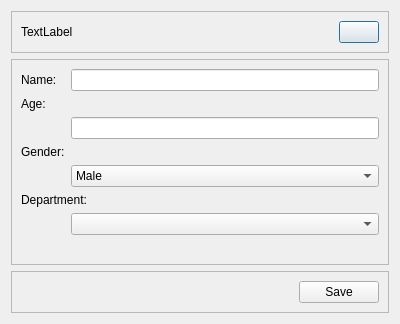
<?xml version="1.0" encoding="UTF-8"?>
<ui version="4.0">
 <class>Doctor</class>
 <widget class="QDialog" name="Doctor">
  <property name="geometry">
   <rect>
    <x>0</x>
    <y>0</y>
    <width>400</width>
    <height>324</height>
   </rect>
  </property>
  <property name="windowTitle">
   <string>Dialog</string>
  </property>
  <property name="styleSheet">
   <string notr="true">QMainWindow, QWidget#centralwidget, QDialog#Doctor {
    background-color: #0D1117;
}

/* --- Frame --- */
QWidget#frame
{
    background-color: transparent;
}
/* --- Sidebar --- */
QWidget#sidebar {
    background-color: #161B22;
    border-radius: 10px;
}
QWidget#sidebar QPushButton {
    background-color: transparent;
    border: none;
    color: #E6EDF3;
    padding: 10px;
    padding-left: 15px;
    border-radius: 5px;
    text-align: left;
}
QWidget#sidebar QPushButton:hover {
    background-color: #21262D;
}
QWidget#sidebar QPushButton:pressed,
QWidget#sidebar QPushButton:checked {
    background-color: #00F6FF;
    color: #0D1117;
}

/* --- Topbar --- */
QFrame#topbar {
    background-color: #161B22;
    border-radius: 8px;
}
QFrame#topbar QPushButton {
    background-color: transparent;
    border: none;
    border-radius: 4px;
    padding: 5px;
    text-align: center;
}
QFrame#topbar QPushButton:hover {
    background-color: #21262D;
}
QFrame#topbar QPushButton#closeButton:hover {
    background-color: #E81123;
}

/*--- bottomBarFrame --*/
QFrame#bottomBarFrame {
    background-color: #161B22;
    border-radius: 8px;
}
/* --- Main Content Area --- */
QFrame#content, QStackedWidget &gt; QWidget {
    background-color: #0D1117;
    border: none;
}

/* General Page Titles */
QLabel#pageTitle {
    color: #E6EDF3;
    font-size: 14pt;
    font-weight: bold;
}

/* --- Form Specific --- */
QFrame#formFrame {
    background-color: #161B22;
    border-radius: 8px;
}

#formFrame QLabel {
 color: #E6EDF3;
 font-size: 11pt;
 padding-bottom: 5px;
}

/* --- Table View --- */
QTableView {
    background-color: #161B22;
    border: 1px solid #21262D;
    border-radius: 8px;
    gridline-color: #21262D;
    color: #E6EDF3;
}
QTableView::item {
    padding: 5px;
    border-bottom: 1px solid #21262D;
}
QTableView::item:selected {
    background-color: #00F6FF;
    color: #0D1117;
}
QHeaderView::section {
    background-color: #0D1117;
    color: #E6EDF3;
    padding: 5px;
    border: 1px solid #21262D;
    font-weight: bold;
}

/* --- Line Edit &amp; ComboBox --- */
QLineEdit, QComboBox {
    background-color: #0D1117;
    border: 1px solid #21262D;
    border-radius: 5px;
    padding: 8px 10px;
    color: #E6EDF3;
    font-size: 10pt;
}
QLineEdit:focus, QComboBox:focus {
    border-color: #00F6FF;
}
QComboBox::drop-down {
    border: none;
}
QComboBox::down-arrow {
    image: url(:/img/chevron-down.svg); /* Ensure you have this icon */
    width: 12px;
    height: 12px;
}
QComboBox QAbstractItemView {
    background-color: #161B22;
    border: 1px solid #21262D;
    color: #E6EDF3;
    selection-background-color: #00F6FF;
    selection-color: #0D1117;
}

/* --- Main Action Button --- */
QPushButton#saveButton {
    background-color: #00F6FF;
    color: #0D1117;
    border-radius: 5px;
    padding: 8px 16px;
    font-weight: bold;
    font-size: 11pt;
}
QPushButton#saveButton:hover {
    background-color: #33fdff;
}
</string>
  </property>
  <layout class="QVBoxLayout" name="verticalLayout">
   <item>
    <widget class="QFrame" name="topbar">
     <property name="maximumSize">
      <size>
       <width>16777213</width>
       <height>45</height>
      </size>
     </property>
     <property name="frameShape">
      <enum>QFrame::Shape::StyledPanel</enum>
     </property>
     <property name="frameShadow">
      <enum>QFrame::Shadow::Raised</enum>
     </property>
     <layout class="QHBoxLayout" name="horizontalLayout">
      <item>
       <widget class="QLabel" name="pageTitle">
        <property name="text">
         <string>TextLabel</string>
        </property>
       </widget>
      </item>
      <item>
       <spacer name="horizontalSpacer">
        <property name="orientation">
         <enum>Qt::Orientation::Horizontal</enum>
        </property>
        <property name="sizeHint" stdset="0">
         <size>
          <width>40</width>
          <height>20</height>
         </size>
        </property>
       </spacer>
      </item>
      <item>
       <widget class="QPushButton" name="closeButton">
        <property name="text">
         <string/>
        </property>
        <property name="icon">
         <iconset resource="resources.qrc">
          <normaloff>:/img/x.svg</normaloff>:/img/x.svg</iconset>
        </property>
       </widget>
      </item>
     </layout>
    </widget>
   </item>
   <item>
    <widget class="QFrame" name="formFrame">
     <property name="sizePolicy">
      <sizepolicy hsizetype="Preferred" vsizetype="Expanding">
       <horstretch>0</horstretch>
       <verstretch>0</verstretch>
      </sizepolicy>
     </property>
     <property name="frameShape">
      <enum>QFrame::Shape::StyledPanel</enum>
     </property>
     <property name="frameShadow">
      <enum>QFrame::Shadow::Raised</enum>
     </property>
     <layout class="QFormLayout" name="formLayout">
      <item row="0" column="0">
       <widget class="QLabel" name="label">
        <property name="text">
         <string>Name:</string>
        </property>
       </widget>
      </item>
      <item row="2" column="0">
       <widget class="QLabel" name="label_2">
        <property name="text">
         <string>Age:</string>
        </property>
       </widget>
      </item>
      <item row="4" column="0">
       <widget class="QLabel" name="label_3">
        <property name="text">
         <string>Gender:</string>
        </property>
       </widget>
      </item>
      <item row="6" column="0" colspan="2">
       <widget class="QLabel" name="label_4">
        <property name="text">
         <string>Department:</string>
        </property>
       </widget>
      </item>
      <item row="7" column="1">
       <widget class="QComboBox" name="comboBoxDepartment"/>
      </item>
      <item row="5" column="1">
       <widget class="QComboBox" name="comboBoxGender">
        <item>
         <property name="text">
          <string>Male</string>
         </property>
        </item>
        <item>
         <property name="text">
          <string>Female</string>
         </property>
        </item>
       </widget>
      </item>
      <item row="3" column="1">
       <widget class="QLineEdit" name="lineEditAge"/>
      </item>
      <item row="0" column="1">
       <widget class="QLineEdit" name="lineEditName"/>
      </item>
     </layout>
    </widget>
   </item>
   <item alignment="Qt::AlignmentFlag::AlignBottom">
    <widget class="QFrame" name="bottomBarFrame">
     <property name="frameShape">
      <enum>QFrame::Shape::StyledPanel</enum>
     </property>
     <property name="frameShadow">
      <enum>QFrame::Shadow::Raised</enum>
     </property>
     <layout class="QHBoxLayout" name="horizontalLayout_2">
      <item>
       <spacer name="horizontalSpacer_2">
        <property name="orientation">
         <enum>Qt::Orientation::Horizontal</enum>
        </property>
        <property name="sizeHint" stdset="0">
         <size>
          <width>40</width>
          <height>20</height>
         </size>
        </property>
       </spacer>
      </item>
      <item>
       <widget class="QPushButton" name="saveButton">
        <property name="text">
         <string>Save</string>
        </property>
       </widget>
      </item>
     </layout>
    </widget>
   </item>
  </layout>
 </widget>
 <resources>
  <include location="resources.qrc"/>
 </resources>
 <connections/>
</ui>
